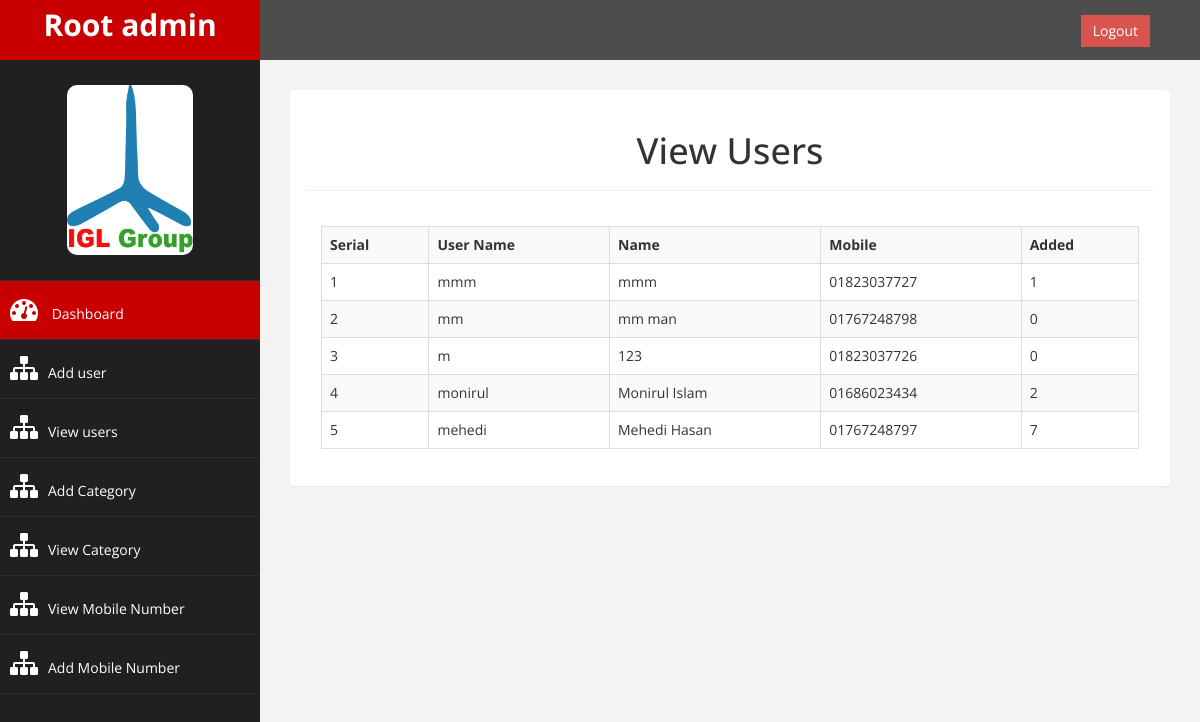
The page /view_users.php (signed in) on the database as committed earlier.
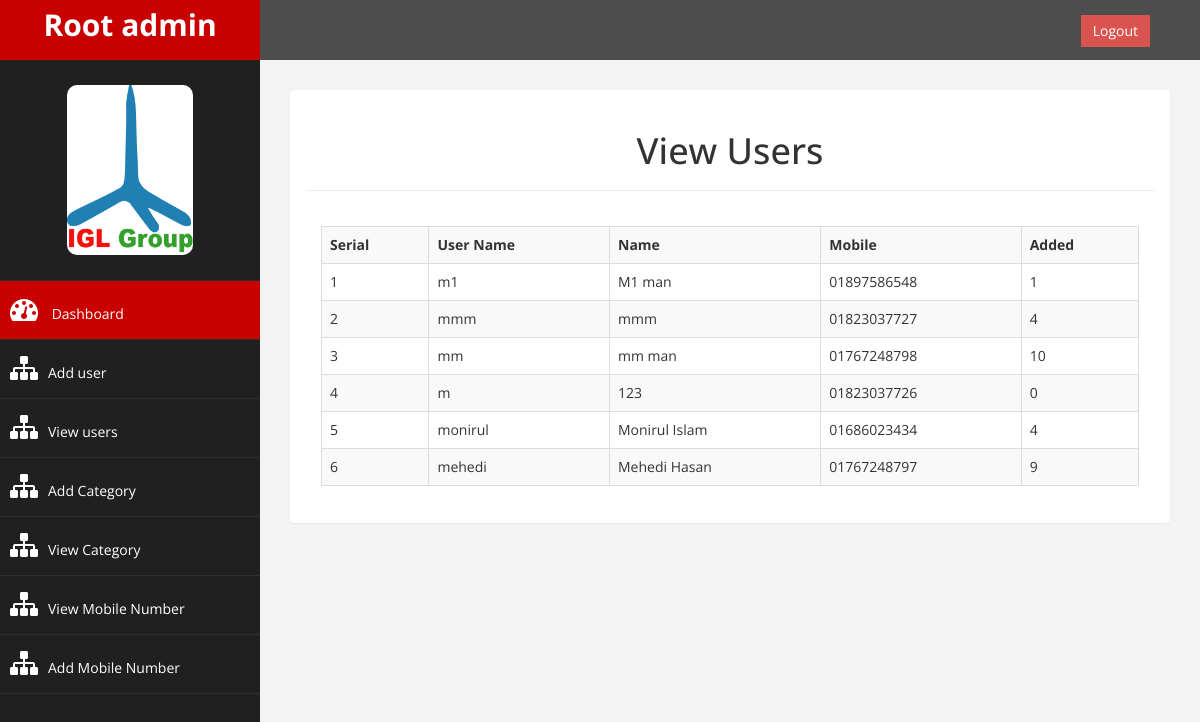
The same page on the database as committed later.
### tables this page shows
CREATE TABLE `users` (
  `id` int(11) NOT NULL,
  `user_name` varchar(255) NOT NULL,
  `mobile` varchar(255) NOT NULL,
  `name` varchar(255) NOT NULL,
  `password` varchar(255) NOT NULL,
  `group_id` int(11) NOT NULL,
  `created_at` datetime NOT NULL,
  `updated_at` datetime NOT NULL,
  `deleted_at` datetime NOT NULL
);

### classes/DB.php (called while the page is built, shortened)
<?php
class DB
{
    private static $_instance = null;
    private $_pdo,
            $_query,
            $_error = false,
            $_results,
            $_count = 0;
    private function __construct()
    {
        try{
            $this->_pdo = new PDO('mysql:host=' . Config::get('mysql/host') . ';dbname=' .Config::get('mysql/db'), Config::get('mysql/username'), Config::get('mysql/password'));
        }catch (PDOException $e){
            die($e->getMessage());
        }
    }
    public static function getInstance(){
        if (!isset(self::$_instance)){
            self::$_instance = new DB();
        }
        return self::$_instance;
    }
    public function query($sql, $parms = array()){
        $this->_error = false;
        if($this->_query = $this->_pdo->prepare($sql)){
            $x = 1;
            if (count($parms)){
                foreach ($parms as $parm){
                    $this->_query->bindValue($x, $parm);
                    $x++;
                }
            }
            if ($this->_query->execute()){
                $this->_results = $this->_query->fetchAll(PDO::FETCH_OBJ);
                $this->_count = $this->_query->rowCount();
            }else {
                $this->_error = true;
            }
        }
        return $this;
    }
    public function action($action, $table, $where = array())
    {
        if (count($where) === 3) {
            $opetators = array('=', '>', '<', '>=', '<=');
            $field     = $where[0];
            $operator  = $where[1];
            $value     = $where[2];
            if (in_array($operator, $opetators)) {
                $sql = "{$action} FROM {$table} WHERE {$field} {$operator} ?";
                if (!$this->query($sql, array($value))->error()) {
                    return $this;
                }
            }
        }
        return false;
    }
    public function getAllWithSql($sql)
    {
        if (!$this->query($sql)->error()) {
            return $this;
        }
        return false;
    }
    public function getJoin_2_TableData($tableToJoin, $tableWithJoin, $where, $joinValue1 = null, $joinValue2 = null, $order = null)
    {
        $tableToJoin_s = $tableToJoin.'s';
        $tableWithJoin_s = $tableWithJoin.'s';
        $joinValue1 = $joinValue1 ? $tableToJoin_s.'.'.$joinValue1 : $tableToJoin_s.'.'.$tableWithJoin.'_id';
        $joinValue2 = $joinValue2 ? $tableWithJoin_s.'.'.$joinValue2 : $tableWithJoin_s.'.'.'id';
        $order = $order ? $order : '';
        $sql = "SELECT * FROM {$tableToJoin_s} JOIN {$tableWithJoin_s} ON {$joinValue1} = {$joinValue2} WHERE $where $order";
        if (!$this->query($sql)->error()) {
            return $this;
        }
        return $sql;
    }
    public function get($table, $where)
    {
        return $this->action('SELECT *', $table, $where);
    }
    public function results()
    {
        return $this->_results;
    }
    public function firstResult()
    {
        return $this->_results[0];
    }
    public function error()
    {
        return $this->_error;
    }
    public function count()
    {
        return $this->_count;
    }
}

### classes/Config.php (called while the page is built)
<?php
class Config
{
    public static function get($path = null)
    {
        if ($path){
            $config = $GLOBALS['config'];
            $path = explode('/', $path);
            foreach ($path as $bit){
                if (isset($config[$bit])){
                    $config = $config[$bit];
                }
            }
            if (!is_array($config)) {
                return $config;
            }
        }
        return false;
    }
}

### classes/Permission.php (called while the page is built, shortened)
<?php
class Permission
{
    private static $_db = null;
    private static $_sessionData = null;
    public function __construct()
    {
        if (!self::$_db){
            self::$_db = DB::getInstance();
        }
        if (!self::$_sessionData){
            self::$_sessionData = Session::get(Config::get('session/session_name'));
        }
    }
    public static function is ($permission)
    {
        $getPermissionData = self::$_db->getJoin_2_TableData('user', 'group', 'users.id = '.self::$_sessionData);
        if (self::$_db->firstResult()->group_name == $permission){
            return self::$_db->firstResult()->user_name;
        }
        return false;
    }
}

### classes/Session.php (called while the page is built, shortened)
<?php
class Session
{
	public static function get($name)
	{
		return $_SESSION[$name];
	}
}

### classes/Report.php (called while the page is built, shortened)
<?php
class Report
{
    private static $_db = null;
    private static $_usrId = null;
    public function __construct()
    {
        if (!self::$_db){
            self::$_db = DB::getInstance();
        }
        if (!self::$_usrId){
            self::$_usrId = Session::get(Config::get('session/session_name'));
        }
    }
    public static function getTotalNumber($user_id = null)
    {
        $user = $user_id ? $user_id : self::$_usrId;
        $sql = "SELECT COUNT(number)as total FROM numbers where added_by = {$user}";
        $totalData = self::$_db->getAllWithSql($sql);
        return $totalData->firstResult()->total;
    }
}

### view_users.php (the view, shortened to what this page needs)
<?php
$db = DB::getInstance();
$page = isset($_GET['page']) ? (int)$_GET['page'] : 1;
$perPage = isset($_GET['per_page']) && $_GET['per_page'] <= 20 ? (int)$_GET['per_page'] : 20;
$start = ($page > 1) ? ($page * $perPage) - $perPage : 0;
$usersData = $db->getAllWithSql("SELECT * FROM users ORDER BY users.id DESC LIMIT {$start}, {$perPage}");
if ($usersData->count()){
    $users = $usersData->results();
}
require_once "includes/home/header.php";
?>
<body>
<div id="wrapper">
    <?php require_once "includes/home/nav_top.php"?>
    <?php require_once "includes/home/nav_side.php"?>
    <div id="page-wrapper" >
        <div class="panel col-sm-12" style="margin-top: 15px; margin-bottom: 15px;">
            <div class="page-header">
                <h1 class="text-center text-temp">View Users</h1>
            </div>
            <div class="panel-body">
                <table style="border: 1px" class="table table-bordered table-responsive table-hover table-striped">
                    <tr>
                        <th>Serial</th>
                        <th>User Name</th>
                        <th>Name</th>
                        <th>Mobile</th>
                        <th>Added</th>
                    </tr>
                    <?php if (isset($users)){
                        $_page = isset($_GET['page']) ? $_GET['page'] : 1;
                        $serial = ($_page > 1) ? ((int)$_page * (int)$_page) - ((int)$_page - 1) : 1;
                        foreach ($users as $user){
                    ?>
                            <tr>
                                <td><?php echo $serial;?></td>
                                <td><?php echo $user->user_name;?></td>
                                <td><?php echo $user->name;?></td>
                                <td><?php echo $user->mobile;?></td>
                                <td><?php echo Report::getTotalNumber($user->id);?></td>
                            </tr>
                    <?php $serial++; }} ?>
                </table>
                <div class="col-md-12" style="text-align: right">
                </div>
            </div>
        </div>
    </div>
</div>
<?php require_once "includes/home/footer.php"?>

### includes/home/header.php (shortened to what this page needs)
<!DOCTYPE html>
<html xmlns="http://www.w3.org/1999/xhtml">
<head>
    <link href="assets/home/css/bootstrap.css" rel="stylesheet" />
    <link href="assets/home/css/font-awesome.css" rel="stylesheet" />
    <link href="assets/home/js/morris/morris-0.4.3.min.css" rel="stylesheet" />
    <link href="assets/home/css/custom.css" rel="stylesheet" />
    <link href="assets/css/select2.min.css" rel="stylesheet" />
</head>

### includes/home/nav_top.php (shortened to what this page needs)
<nav class="navbar navbar-default navbar-cls-top " role="navigation" style="margin-bottom: 0;">
    <div class="navbar-header">
        <a class="navbar-brand" href="home.php"><?php echo Permission::is('admin') ? 'Root admin' : 'User'?></a>
    </div>
    <div  style="color: white;
padding: 15px 50px 5px 50px;
float: right;
font-size: 16px;"> &nbsp; <a href="logout.php" class="btn btn-danger square-btn-adjust">Logout</a> </div>
</nav>

### includes/home/nav_side.php (shortened to what this page needs)
<nav class="navbar-default navbar-side" role="navigation">
    <div class="sidebar-collapse" >
        <ul class="nav" id="main-menu" style="">
            <li class="text-center hidden-xs hidden-sm">
                <img src="assets/home/img/igl-logo.png" class="user-image img-responsive"/>
            </li>
            <li>
                <a class="active-menu"  href="home.php"><i class="fa fa-dashboard fa-2x" ></i> Dashboard</a>
            </li>
            <?php if (Permission::is('admin')) {?>
                <li  >
                    <a  href="register.php"><i class="fa fa-sitemap fa-2x"></i>Add user</a>
                </li>
                <li  >
                    <a  href="view_users.php"><i class="fa fa-sitemap fa-2x"></i>View users</a>
                </li>
                <li  >
                    <a  href="add_category.php"><i class="fa fa-sitemap fa-2x"></i>Add Category</a>
                </li>
                <li  >
                    <a  href="view_category.php"><i class="fa fa-sitemap fa-2x"></i>View Category</a>
                </li>
                <li  >
                    <a  href="view_numbers.php"><i class="fa fa-sitemap fa-2x"></i>View Mobile Number</a>
                </li>
            <?php } ?>
            <li  >
                <a  href="add_mobile.php"><i class="fa fa-sitemap fa-2x"></i>Add Mobile Number</a>
            </li>
        </ul>
    </div>
</nav>

### includes/home/footer.php (shortened to what this page needs)
</body>
</html>

### assets/home/css/custom.css (style rules this page uses)
body { font-family: 'Open Sans', sans-serif; }
#wrapper { width: 100%; background:#202020; }
#page-wrapper { padding: 15px 15px; min-height: 600px; background:#F3F3F3; }
.text-center { text-align:center; }
.square-btn-adjust { border: 0px solid transparent; -webkit-border-radius: 0px; -moz-border-radius: 0px; border-radius: 0px; }
.user-image { margin: 25px auto; -webkit-border-radius: 10px; -moz-border-radius: 10px; border-radius: 10px; max-height:170px; max-width:170px; }
.navbar-cls-top .navbar-brand { color: #fff; background: #C90000; width: 260px; text-align: center; height: 60px; font-size: 30px; font-weight: 700; }
.active-menu { background-color:#C90000!important; }
.sidebar-collapse , .sidebar-collapse .nav { background:none; }
.sidebar-collapse .nav { padding:0; }
.sidebar-collapse .nav > li > a { color:#fff; background:#202020; text-shadow:none; }
.sidebar-collapse > .nav > li > a { padding:15px 10px; }
.sidebar-collapse > .nav > li { border-bottom: 1px solid rgba(107, 108, 109, 0.19); }
.navbar-side { border:none; background-color: #202020; }
.navbar-cls-top { background:#4D4D4D; border-bottom:none; }
.navbar-default { border:0px solid black; }
.navbar-header { background: #A70303; }
.nav > li > a > i { margin-right:10px; }
@media (min-width:768px) { #page-wrapper { margin: 0 0 0 260px; padding: 15px 30px; min-height: 1200px; } }
@media (min-width:768px) { .navbar-side { z-index: 1; position: absolute; width: 260px; } }
@media (min-width:768px) { .navbar { border-radius: 0px; } }

Rows that differ between the two databases and show on the page:
added users: user_name "m1", name "M1 man", mobile "01897586548", id "1"
computed for users "mmm": id "1" → "4"
computed for users "mm": id "0" → "10"
computed for users "monirul": id "2" → "4"
computed for users "mehedi": id "7" → "9"
